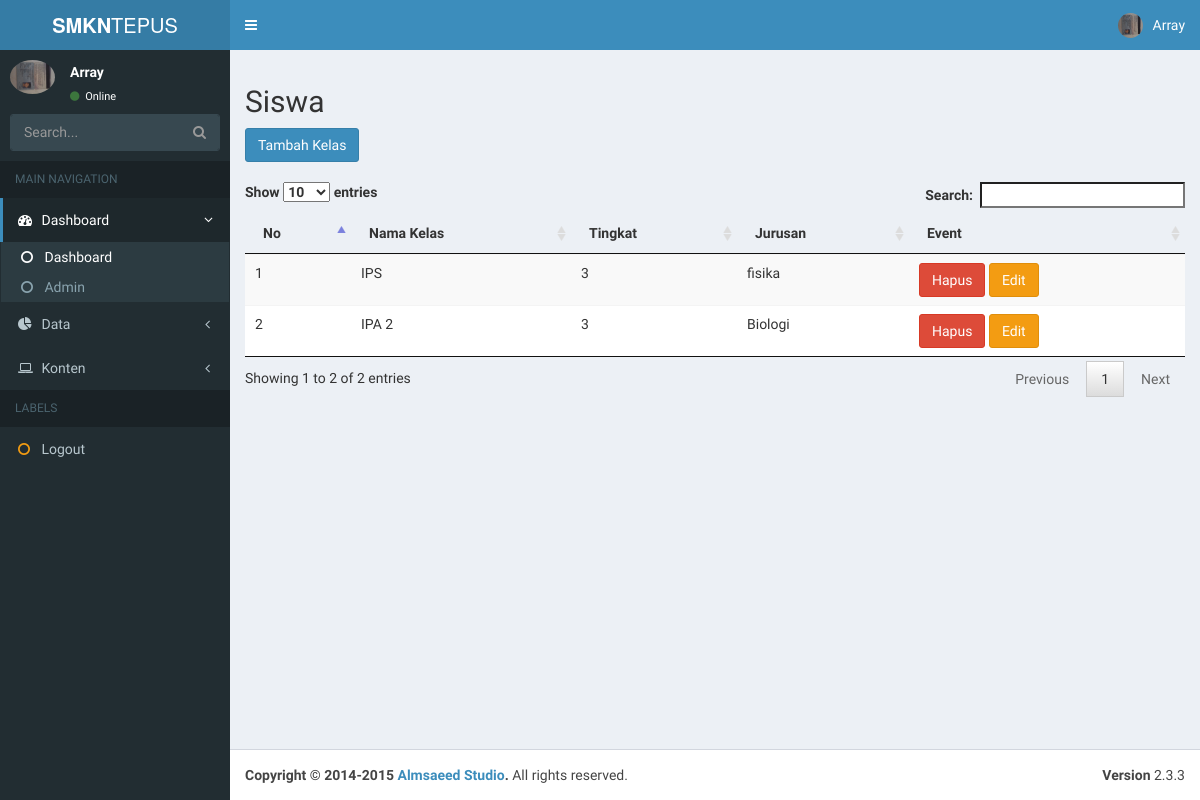
Page /admin/index.php?p=kelas (signed in) on the earlier database version.
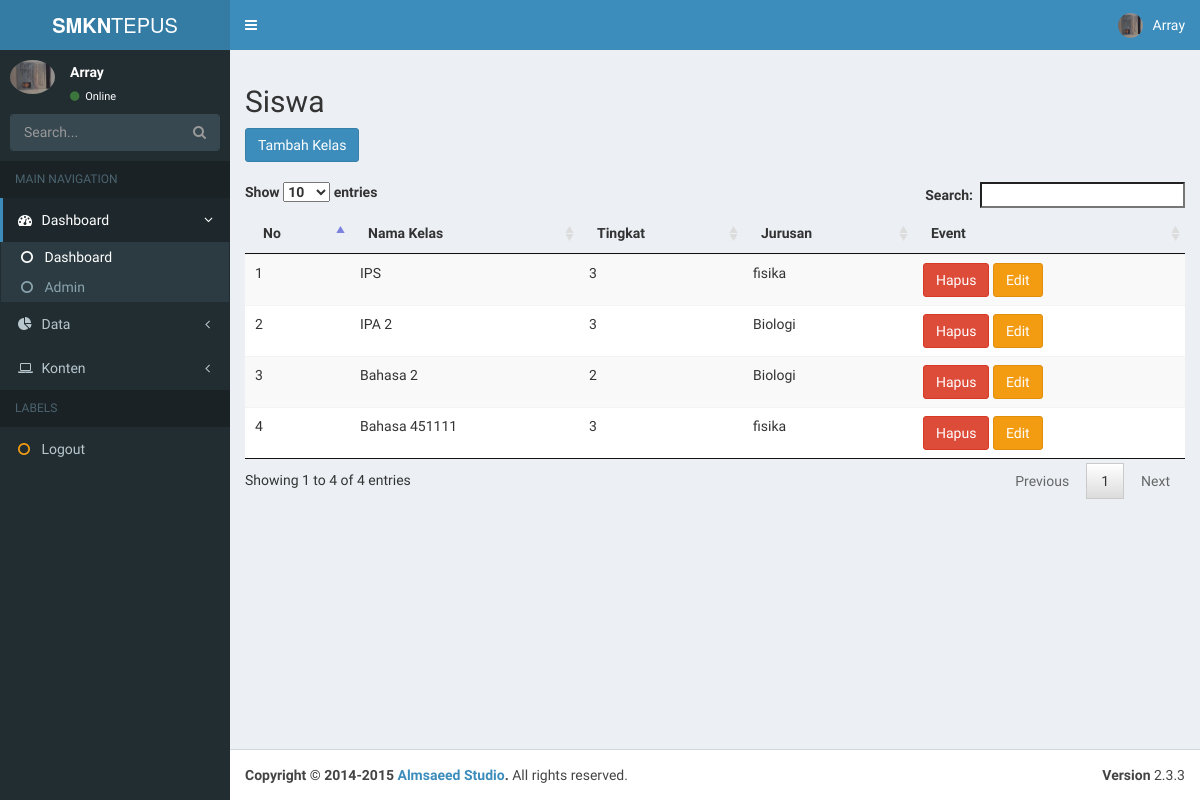
Same page on the later database version.
### tables this page shows
CREATE TABLE `kelas` (
  `kd_kelas` char(4) NOT NULL,
  `nama_kelas` varchar(20) NOT NULL,
  `tingkat` varchar(20) NOT NULL,
  `kd_jurusan` char(4) NOT NULL
);

CREATE TABLE `jurusan` (
  `kd_jurusan` char(4) NOT NULL,
  `nama_jurusan` varchar(100) NOT NULL,
  `keterangan` varchar(100) NOT NULL
);

### admin/data/kelas/index.php (the view, shortened to what this page needs)
<div class="judul">
	<h2>Siswa</h2>
</div>
<input class="btn btn-primary" type="button" value="Tambah Kelas" onclick="window.location.href='?p=tambahkelas'">
<br/><br/>
<table class="table table-striped">
	<thead>
  <tr>
	  <th>No</th>
	  <th>Nama Kelas</th>
	  <th>Tingkat</th>
	  <th>Jurusan</th>
	  <th>Event</th>
	</tr>
  </thead>
  <tbody>
	<?php
	$no = 1;
	$sql = "SELECT * FROM kelas
  join jurusan on kelas.kd_jurusan=jurusan.kd_jurusan";
	$s = $conn->query($sql);
	while($row=$s->fetch_assoc()){
	?>
	<tr>
	  <td><?php echo $no; ?></td>
	  <td><?php echo $row['nama_kelas'] ?></td>
	  <td><?php echo $row['tingkat'] ?></td>
	  <td><?php echo $row['nama_jurusan'] ?></td>
	  <td>
	  	<a class="btn btn-danger" href="?p=hapuskelas&id=<?php echo $row['kd_kelas'] ?>" onclick="return confirm('Anda yakin ingin mengahpus ini ?')">Hapus</a>
	  	<a class="btn btn-warning" href="?p=editkelas&id=<?php echo $row['kd_kelas'] ?>">Edit</a>
	  </td>
	</tr>
	<?php $no++; } ?>
  </tbody>
</table>

### admin/asset/custom/php/head.php (shortened to what this page needs)
<!DOCTYPE html>
<html>
<head>
  <link rel="stylesheet" href="asset/bootstrap/css/bootstrap.min.css">
  <link rel="stylesheet" href="https://cdnjs.cloudflare.com/ajax/libs/font-awesome/4.5.0/css/font-awesome.min.css">
  <link rel="stylesheet" href="https://cdnjs.cloudflare.com/ajax/libs/ionicons/2.0.1/css/ionicons.min.css">
  <link rel="stylesheet" href="asset/dist/css/AdminLTE.min.css">
  <link rel="stylesheet" href="asset/dist/css/skins/_all-skins.min.css">
  <link rel="stylesheet" href="asset/plugins/iCheck/flat/blue.css">
  <link rel="stylesheet" href="asset/plugins/morris/morris.css">
  <link rel="stylesheet" href="asset/plugins/datepicker/datepicker3.css">
  <link rel="stylesheet" href="asset/plugins/daterangepicker/daterangepicker-bs3.css">
  <link rel="stylesheet" href="asset/plugins/bootstrap-wysihtml5/bootstrap3-wysihtml5.min.css">
    <link rel="stylesheet" href="asset/plugins/datatables/jquery.dataTables.css">
</head>

### admin/index.php (shortened to what this page needs)
<?php
include 'asset/custom/php/head.php';
$gambar = $_SESSION['gambar'];
$user = $_SESSION['username'];
?>
<body class="hold-transition skin-blue sidebar-mini">
<div class="wrapper">
  <?php include 'asset/custom/php/header.php'; ?>
  <aside class="main-sidebar">
    <section class="sidebar">
      <div class="user-panel">
        <div class="pull-left image">
          <img src="../upload/admin/<?php echo $gambar ?>" class="img-circle" alt="User Image">
        </div>
        <div class="pull-left info">
          <p><?php echo $user ?></p>
          <a href="#"><i class="fa fa-circle text-success"></i> Online</a>
        </div>
      </div>
      <form action="#" method="get" class="sidebar-form">
        <div class="input-group">
          <input type="text" name="q" class="form-control" placeholder="Search...">
              <span class="input-group-btn">
                <button type="submit" name="search" id="search-btn" class="btn btn-flat"><i class="fa fa-search"></i>
                </button>
              </span>
        </div>
      </form>
      <ul class="sidebar-menu">
        <li class="header">MAIN NAVIGATION</li>
        <li class="active treeview">
          <a href="#">
            <i class="fa fa-dashboard"></i> <span>Dashboard</span> <i class="fa fa-angle-left pull-right"></i>
          </a>
          <ul class="treeview-menu">
            <li class="active"><a href="?p=dasboard_admin"><i class="fa fa-circle-o"></i> Dashboard</a></li>
            <li><a href="?p=admin"><i class="fa fa-circle-o"></i> Admin</a></li>
          </ul>
        </li>
        <li class="treeview">
          <a href="#">
            <i class="fa fa-pie-chart"></i>
            <span>Data</span>
            <i class="fa fa-angle-left pull-right"></i>
          </a>
        </li>
        <li class="treeview">
          <a href="#">
            <i class="fa fa-laptop"></i>
            <span>Konten</span>
            <i class="fa fa-angle-left pull-right"></i>
          </a>
        </li>
        <li class="header">LABELS</li>
        <li><a href="logout.php"><i class="fa fa-circle-o text-yellow"></i> <span>Logout</span></a></li>
      </ul>
    </section>
  </aside>
   <div class="content-wrapper">
       <section class="content">
 <?php
      if(isset($_GET['p'])){
        switch ($_GET['p']) {
          case 'kelas':
              $page = 'kelas/index.php';
            break;
        }
        require('data/'.$page);
      }
      ?>   </section>
   </div>
<?php include 'asset/custom/php/footer2.php'; ?>
</div>
<?php include 'asset/custom/php/footer.php'; ?>

### admin/asset/custom/php/header.php (shortened to what this page needs)
<header class="main-header">
    <a href="index2.html" class="logo">
      <span class="logo-lg"><b>SMKN</b>TEPUS</span>
    </a>
    <nav class="navbar navbar-static-top">
      <a href="#" class="sidebar-toggle" data-toggle="offcanvas" role="button">
      </a>
      <div class="navbar-custom-menu">
        <ul class="nav navbar-nav">
          <li class="dropdown user user-menu">
            <a href="#" class="dropdown-toggle" data-toggle="dropdown">
              <img src="../upload/admin/<?php echo $gambar ?>" class="user-image" alt="User Image">
              <span class="hidden-xs"><?php echo $user ?></span>
            </a>
          </li>
        </ul>
      </div>
    </nav>
  </header>

### admin/asset/custom/php/footer2.php
<footer class="main-footer">
  <div class="pull-right hidden-xs">
    <b>Version</b> 2.3.3
  </div>
  <strong>Copyright &copy; 2014-2015 <a href="http://almsaeedstudio.com">Almsaeed Studio</a>.</strong> All rights
  reserved.
</footer>

### admin/asset/custom/php/footer.php (shortened to what this page needs)
</body>
</html>

Differences in the rows shown:
added kelas: nama_kelas "Bahasa 2", tingkat "2", kd_jurusan.nama_jurusan "Biologi"
added kelas: nama_kelas "Bahasa 451111", tingkat "3", kd_jurusan.nama_jurusan "fisika"
Other differences:
text written by a page script: "Show entries Search: Showing 1 to 2 of 2 entries Previous 1 Next" → "Show entries Search: Showing 1 to 4 of 4 entries Previous 1 Next"
